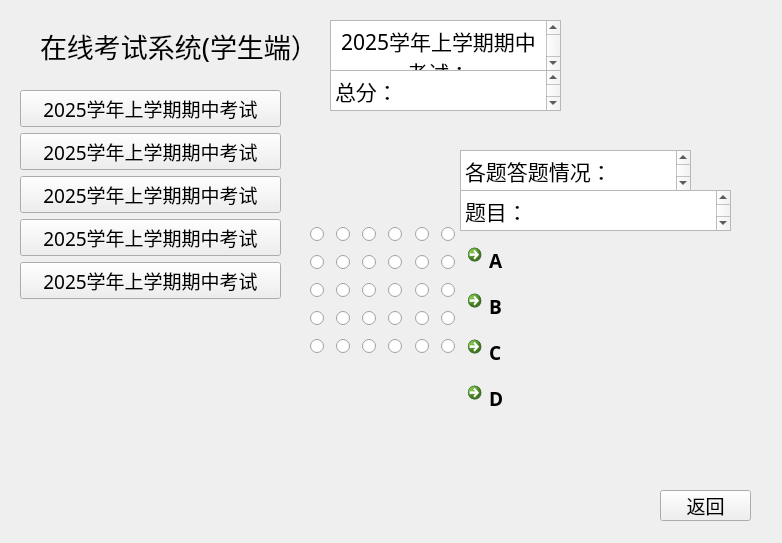
<?xml version="1.0" encoding="UTF-8"?>
<ui version="4.0">
 <class>studentchafen</class>
 <widget class="QWidget" name="studentchafen">
  <property name="geometry">
   <rect>
    <x>0</x>
    <y>0</y>
    <width>782</width>
    <height>543</height>
   </rect>
  </property>
  <property name="font">
   <font>
    <family>华文中宋</family>
    <pointsize>14</pointsize>
   </font>
  </property>
  <property name="windowTitle">
   <string>Form</string>
  </property>
  <widget class="QLabel" name="label">
   <property name="geometry">
    <rect>
     <x>40</x>
     <y>10</y>
     <width>281</width>
     <height>71</height>
    </rect>
   </property>
   <property name="font">
    <font>
     <family>华文中宋</family>
     <pointsize>20</pointsize>
    </font>
   </property>
   <property name="text">
    <string>在线考试系统(学生端）</string>
   </property>
  </widget>
  <widget class="QWidget" name="verticalLayoutWidget">
   <property name="geometry">
    <rect>
     <x>20</x>
     <y>90</y>
     <width>261</width>
     <height>441</height>
    </rect>
   </property>
   <layout class="QVBoxLayout" name="verticalLayout">
    <item>
     <widget class="QPushButton" name="pushButton">
      <property name="text">
       <string>2025学年上学期期中考试</string>
      </property>
     </widget>
    </item>
    <item>
     <widget class="QPushButton" name="pushButton_2">
      <property name="text">
       <string>2025学年上学期期中考试</string>
      </property>
     </widget>
    </item>
    <item>
     <widget class="QPushButton" name="pushButton_3">
      <property name="text">
       <string>2025学年上学期期中考试</string>
      </property>
     </widget>
    </item>
    <item>
     <widget class="QPushButton" name="pushButton_4">
      <property name="text">
       <string>2025学年上学期期中考试</string>
      </property>
     </widget>
    </item>
    <item>
     <widget class="QPushButton" name="pushButton_5">
      <property name="text">
       <string>2025学年上学期期中考试</string>
      </property>
     </widget>
    </item>
    <item>
     <spacer name="verticalSpacer">
      <property name="orientation">
       <enum>Qt::Vertical</enum>
      </property>
      <property name="sizeHint" stdset="0">
       <size>
        <width>20</width>
        <height>40</height>
       </size>
      </property>
     </spacer>
    </item>
   </layout>
  </widget>
  <widget class="QWidget" name="gridLayoutWidget">
   <property name="geometry">
    <rect>
     <x>310</x>
     <y>220</y>
     <width>151</width>
     <height>141</height>
    </rect>
   </property>
   <layout class="QGridLayout" name="gridLayout">
    <item row="2" column="4">
     <widget class="QRadioButton" name="radioButton_19">
      <property name="text">
       <string/>
      </property>
     </widget>
    </item>
    <item row="4" column="1">
     <widget class="QRadioButton" name="radioButton_21">
      <property name="text">
       <string/>
      </property>
     </widget>
    </item>
    <item row="4" column="2">
     <widget class="QRadioButton" name="radioButton_18">
      <property name="text">
       <string/>
      </property>
     </widget>
    </item>
    <item row="4" column="3">
     <widget class="QRadioButton" name="radioButton_20">
      <property name="text">
       <string/>
      </property>
     </widget>
    </item>
    <item row="3" column="3">
     <widget class="QRadioButton" name="radioButton_15">
      <property name="text">
       <string/>
      </property>
     </widget>
    </item>
    <item row="1" column="1">
     <widget class="QRadioButton" name="radioButton_6">
      <property name="text">
       <string/>
      </property>
     </widget>
    </item>
    <item row="0" column="3">
     <widget class="QRadioButton" name="radioButton_9">
      <property name="text">
       <string/>
      </property>
     </widget>
    </item>
    <item row="4" column="0">
     <widget class="QRadioButton" name="radioButton_17">
      <property name="text">
       <string/>
      </property>
     </widget>
    </item>
    <item row="2" column="2">
     <widget class="QRadioButton" name="radioButton_10">
      <property name="text">
       <string/>
      </property>
     </widget>
    </item>
    <item row="3" column="0">
     <widget class="QRadioButton" name="radioButton_13">
      <property name="text">
       <string/>
      </property>
     </widget>
    </item>
    <item row="3" column="2">
     <widget class="QRadioButton" name="radioButton_16">
      <property name="text">
       <string/>
      </property>
     </widget>
    </item>
    <item row="2" column="3">
     <widget class="QRadioButton" name="radioButton_12">
      <property name="text">
       <string/>
      </property>
     </widget>
    </item>
    <item row="3" column="1">
     <widget class="QRadioButton" name="radioButton_14">
      <property name="text">
       <string/>
      </property>
     </widget>
    </item>
    <item row="1" column="0">
     <widget class="QRadioButton" name="radioButton">
      <property name="text">
       <string/>
      </property>
     </widget>
    </item>
    <item row="0" column="0">
     <widget class="QRadioButton" name="radioButton_4">
      <property name="text">
       <string/>
      </property>
     </widget>
    </item>
    <item row="0" column="1">
     <widget class="QRadioButton" name="radioButton_3">
      <property name="text">
       <string/>
      </property>
     </widget>
    </item>
    <item row="1" column="2">
     <widget class="QRadioButton" name="radioButton_7">
      <property name="text">
       <string/>
      </property>
     </widget>
    </item>
    <item row="2" column="0">
     <widget class="QRadioButton" name="radioButton_2">
      <property name="text">
       <string/>
      </property>
     </widget>
    </item>
    <item row="0" column="2">
     <widget class="QRadioButton" name="radioButton_8">
      <property name="text">
       <string/>
      </property>
     </widget>
    </item>
    <item row="2" column="1">
     <widget class="QRadioButton" name="radioButton_5">
      <property name="text">
       <string/>
      </property>
     </widget>
    </item>
    <item row="4" column="4">
     <widget class="QRadioButton" name="radioButton_23">
      <property name="text">
       <string/>
      </property>
     </widget>
    </item>
    <item row="1" column="4">
     <widget class="QRadioButton" name="radioButton_24">
      <property name="text">
       <string/>
      </property>
     </widget>
    </item>
    <item row="3" column="4">
     <widget class="QRadioButton" name="radioButton_22">
      <property name="text">
       <string/>
      </property>
     </widget>
    </item>
    <item row="0" column="4">
     <widget class="QRadioButton" name="radioButton_25">
      <property name="text">
       <string/>
      </property>
     </widget>
    </item>
    <item row="1" column="5">
     <widget class="QRadioButton" name="radioButton_29">
      <property name="text">
       <string/>
      </property>
     </widget>
    </item>
    <item row="4" column="5">
     <widget class="QRadioButton" name="radioButton_27">
      <property name="text">
       <string/>
      </property>
     </widget>
    </item>
    <item row="0" column="5">
     <widget class="QRadioButton" name="radioButton_30">
      <property name="text">
       <string/>
      </property>
     </widget>
    </item>
    <item row="2" column="5">
     <widget class="QRadioButton" name="radioButton_26">
      <property name="text">
       <string/>
      </property>
     </widget>
    </item>
    <item row="3" column="5">
     <widget class="QRadioButton" name="radioButton_28">
      <property name="text">
       <string/>
      </property>
     </widget>
    </item>
    <item row="1" column="3">
     <widget class="QRadioButton" name="radioButton_11">
      <property name="text">
       <string/>
      </property>
     </widget>
    </item>
   </layout>
  </widget>
  <widget class="QTextBrowser" name="textBrowser">
   <property name="geometry">
    <rect>
     <x>330</x>
     <y>20</y>
     <width>231</width>
     <height>51</height>
    </rect>
   </property>
   <property name="html">
    <string>&lt;!DOCTYPE HTML PUBLIC &quot;-//W3C//DTD HTML 4.0//EN&quot; &quot;http://www.w3.org/TR/REC-html40/strict.dtd&quot;&gt;
&lt;html&gt;&lt;head&gt;&lt;meta name=&quot;qrichtext&quot; content=&quot;1&quot; /&gt;&lt;meta charset=&quot;utf-8&quot; /&gt;&lt;style type=&quot;text/css&quot;&gt;
p, li { white-space: pre-wrap; }
hr { height: 1px; border-width: 0; }
li.unchecked::marker { content: &quot;\2610&quot;; }
li.checked::marker { content: &quot;\2612&quot;; }
&lt;/style&gt;&lt;/head&gt;&lt;body style=&quot; font-family:'华文中宋'; font-size:14pt; font-weight:400; font-style:normal;&quot;&gt;
&lt;p align=&quot;center&quot; style=&quot; margin-top:0px; margin-bottom:0px; margin-left:0px; margin-right:0px; -qt-block-indent:0; text-indent:0px;&quot;&gt;&lt;span style=&quot; font-size:16pt;&quot;&gt;2025学年上学期期中考试：&lt;/span&gt;&lt;/p&gt;&lt;/body&gt;&lt;/html&gt;</string>
   </property>
  </widget>
  <widget class="QTextBrowser" name="textBrowser_2">
   <property name="geometry">
    <rect>
     <x>330</x>
     <y>70</y>
     <width>231</width>
     <height>41</height>
    </rect>
   </property>
   <property name="html">
    <string>&lt;!DOCTYPE HTML PUBLIC &quot;-//W3C//DTD HTML 4.0//EN&quot; &quot;http://www.w3.org/TR/REC-html40/strict.dtd&quot;&gt;
&lt;html&gt;&lt;head&gt;&lt;meta name=&quot;qrichtext&quot; content=&quot;1&quot; /&gt;&lt;meta charset=&quot;utf-8&quot; /&gt;&lt;style type=&quot;text/css&quot;&gt;
p, li { white-space: pre-wrap; }
hr { height: 1px; border-width: 0; }
li.unchecked::marker { content: &quot;\2610&quot;; }
li.checked::marker { content: &quot;\2612&quot;; }
&lt;/style&gt;&lt;/head&gt;&lt;body style=&quot; font-family:'华文中宋'; font-size:14pt; font-weight:400; font-style:normal;&quot;&gt;
&lt;p style=&quot; margin-top:0px; margin-bottom:0px; margin-left:0px; margin-right:0px; -qt-block-indent:0; text-indent:0px;&quot;&gt;&lt;span style=&quot; font-size:16pt;&quot;&gt;总分：&lt;/span&gt;&lt;/p&gt;&lt;/body&gt;&lt;/html&gt;</string>
   </property>
  </widget>
  <widget class="QTextBrowser" name="textBrowser_3">
   <property name="geometry">
    <rect>
     <x>460</x>
     <y>150</y>
     <width>231</width>
     <height>41</height>
    </rect>
   </property>
   <property name="html">
    <string>&lt;!DOCTYPE HTML PUBLIC &quot;-//W3C//DTD HTML 4.0//EN&quot; &quot;http://www.w3.org/TR/REC-html40/strict.dtd&quot;&gt;
&lt;html&gt;&lt;head&gt;&lt;meta name=&quot;qrichtext&quot; content=&quot;1&quot; /&gt;&lt;meta charset=&quot;utf-8&quot; /&gt;&lt;style type=&quot;text/css&quot;&gt;
p, li { white-space: pre-wrap; }
hr { height: 1px; border-width: 0; }
li.unchecked::marker { content: &quot;\2610&quot;; }
li.checked::marker { content: &quot;\2612&quot;; }
&lt;/style&gt;&lt;/head&gt;&lt;body style=&quot; font-family:'华文中宋'; font-size:14pt; font-weight:400; font-style:normal;&quot;&gt;
&lt;p style=&quot; margin-top:0px; margin-bottom:0px; margin-left:0px; margin-right:0px; -qt-block-indent:0; text-indent:0px;&quot;&gt;&lt;span style=&quot; font-size:16pt;&quot;&gt;各题答题情况：&lt;/span&gt;&lt;/p&gt;&lt;/body&gt;&lt;/html&gt;</string>
   </property>
  </widget>
  <widget class="QWidget" name="verticalLayoutWidget_2">
   <property name="geometry">
    <rect>
     <x>460</x>
     <y>190</y>
     <width>271</width>
     <height>225</height>
    </rect>
   </property>
   <layout class="QVBoxLayout" name="verticalLayout_2">
    <item>
     <widget class="QTextBrowser" name="textBrowser_4">
      <property name="html">
       <string>&lt;!DOCTYPE HTML PUBLIC &quot;-//W3C//DTD HTML 4.0//EN&quot; &quot;http://www.w3.org/TR/REC-html40/strict.dtd&quot;&gt;
&lt;html&gt;&lt;head&gt;&lt;meta name=&quot;qrichtext&quot; content=&quot;1&quot; /&gt;&lt;meta charset=&quot;utf-8&quot; /&gt;&lt;style type=&quot;text/css&quot;&gt;
p, li { white-space: pre-wrap; }
hr { height: 1px; border-width: 0; }
li.unchecked::marker { content: &quot;\2610&quot;; }
li.checked::marker { content: &quot;\2612&quot;; }
&lt;/style&gt;&lt;/head&gt;&lt;body style=&quot; font-family:'华文中宋'; font-size:14pt; font-weight:400; font-style:normal;&quot;&gt;
&lt;p style=&quot; margin-top:0px; margin-bottom:0px; margin-left:0px; margin-right:0px; -qt-block-indent:0; text-indent:0px;&quot;&gt;&lt;span style=&quot; font-size:16pt;&quot;&gt;题目：&lt;/span&gt;&lt;/p&gt;&lt;/body&gt;&lt;/html&gt;</string>
      </property>
     </widget>
    </item>
    <item>
     <widget class="QCommandLinkButton" name="commandLinkButton">
      <property name="text">
       <string>A</string>
      </property>
     </widget>
    </item>
    <item>
     <widget class="QCommandLinkButton" name="commandLinkButton_2">
      <property name="text">
       <string>B</string>
      </property>
     </widget>
    </item>
    <item>
     <widget class="QCommandLinkButton" name="commandLinkButton_3">
      <property name="text">
       <string>C</string>
      </property>
     </widget>
    </item>
    <item>
     <widget class="QCommandLinkButton" name="commandLinkButton_4">
      <property name="text">
       <string>D</string>
      </property>
     </widget>
    </item>
   </layout>
  </widget>
  <widget class="QPushButton" name="Return">
   <property name="geometry">
    <rect>
     <x>660</x>
     <y>490</y>
     <width>91</width>
     <height>31</height>
    </rect>
   </property>
   <property name="text">
    <string>返回</string>
   </property>
  </widget>
 </widget>
 <resources/>
 <connections/>
</ui>
